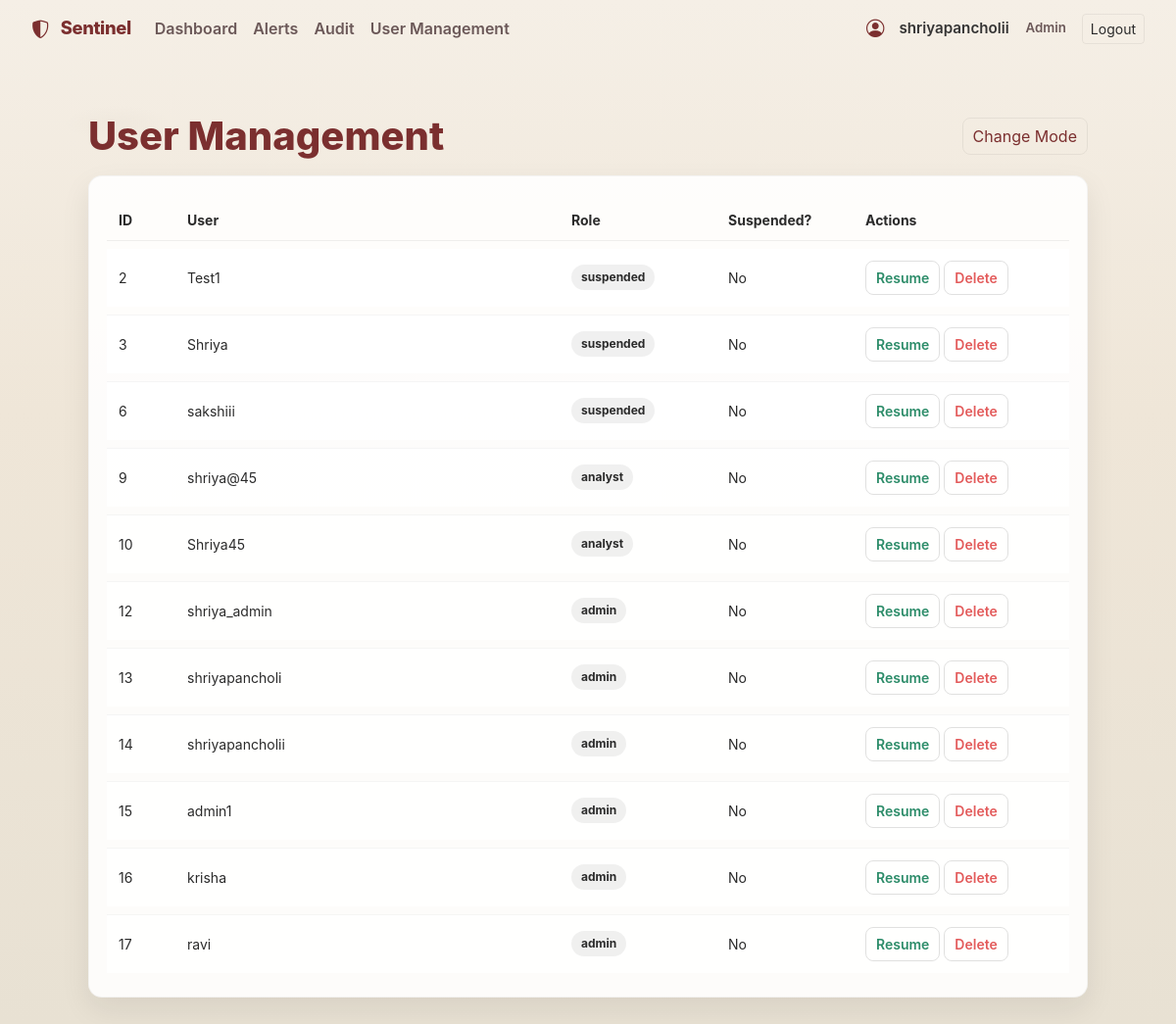
Page /user_management (signed in) on the earlier database version.
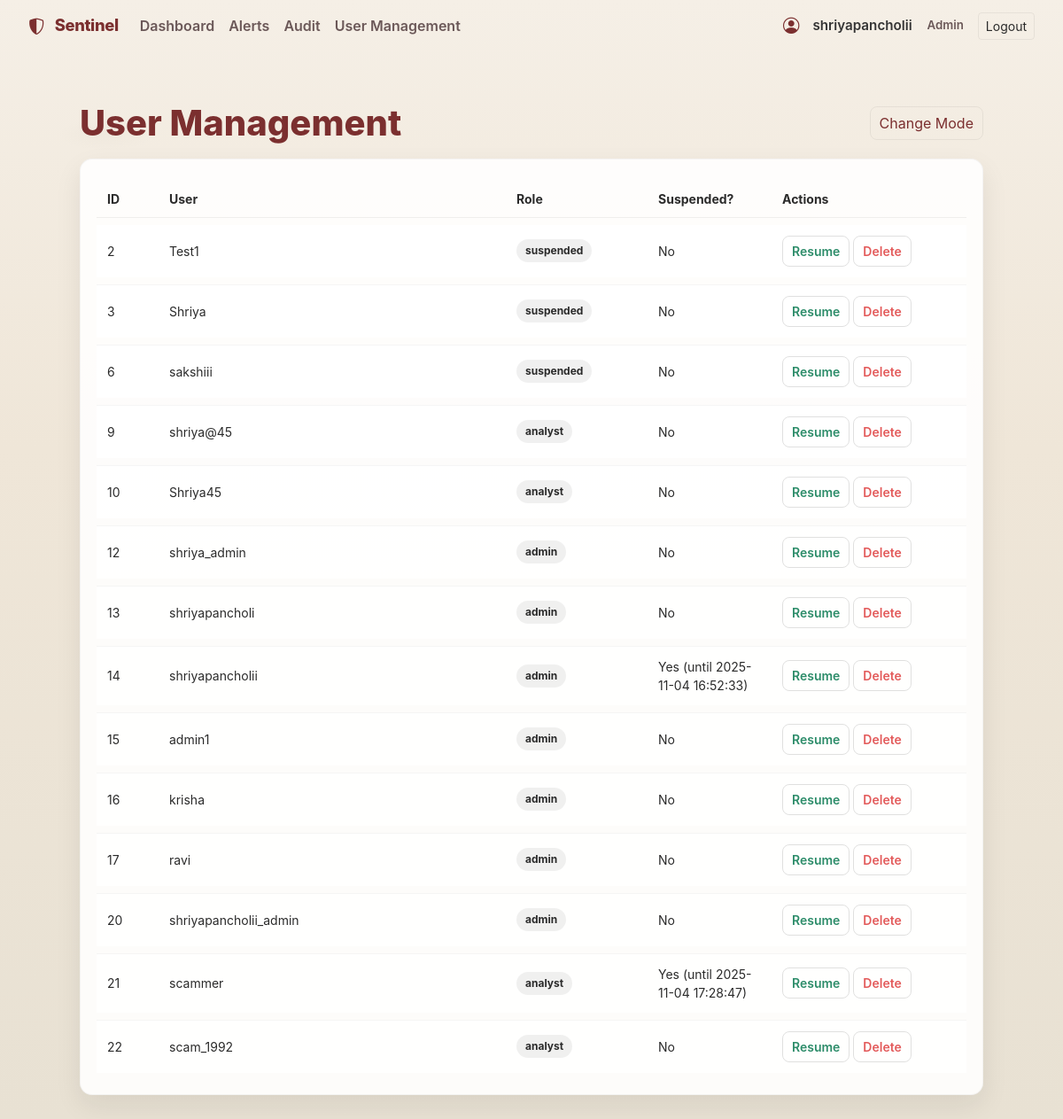
Same page on the later database version.
### tables this page shows
CREATE TABLE users (
  id INTEGER PRIMARY KEY AUTOINCREMENT,
  username TEXT UNIQUE NOT NULL,
  password_hash TEXT NOT NULL,
  role TEXT NOT NULL,
  created_at DATETIME DEFAULT CURRENT_TIMESTAMP
, password TEXT, suspended_until DATETIME);

### app.py (the view)
@app.route('/user_management')
def user_management():
    if not session.get('logged_in'):
        return redirect(url_for('login'))
    if session.get('role') != "admin":
        return "Forbidden: Admins only", 403
    conn = get_db_conn()
    cur = conn.cursor()
    cur.execute("SELECT id, username, role, suspended_until FROM users")
    users = cur.fetchall()
    conn.close()
    return render_template('user_management.html', users=users)

### app.py (called while the page is built)
def get_db_conn():
    conn = sqlite3.connect(DB_PATH)
    conn.row_factory = sqlite3.Row
    return conn

@app.before_request
def enforce_https_in_production():
    USE_HTTPS = os.environ.get("USE_HTTPS", "0").lower() in ("1", "true", "yes")
    if not (FLASK_ENV == "production" and USE_HTTPS):
        return
    proto = request.headers.get('X-Forwarded-Proto', request.scheme)
    if proto != 'https':
        url = request.url.replace("http://", "https://", 1)
        return redirect(url, code=301)

### templates/user_management.html (shortened to what this page needs)
{% extends "base.html" %}
{% block content %}
<div class="container">
  <div class="um-head">
    <h1>User Management</h1>
    <div style="display:flex; gap:8px">
      <button id="theme_toggle_um" class="resume-btn">Change Mode</button>
    </div>
  </div>
  <div class="um-card">
    <table class="um">
      <thead>
        <tr>
          <th style="width:70px">ID</th>
          <th>User</th>
          <th style="width:160px">Role</th>
          <th style="width:140px">Suspended?</th>
          <th style="width:220px">Actions</th>
        </tr>
      </thead>
      <tbody id="um_tbody">
        {% for u in users %}
        <tr>
          <td>{{ u.id }}</td>
          <td>{{ u.username }}</td>
          <td>
            <span class="pill-role">{{ (u.role or 'analyst') }}</span>
          </td>
          <td>
            {% if u.suspended_until %}
              {% set su = u.suspended_until %}
              Yes (until {{ su }})
            {% else %}
              No
            {% endif %}
          </td>
          <td>
            <button class="um-btn resume" data-uid="{{ u.id }}" data-uname="{{ u.username }}">Resume</button>
            <button class="um-btn delete" data-uid="{{ u.id }}" data-uname="{{ u.username }}">Delete</button>
          </td>
        </tr>
        {% endfor %}
      </tbody>
    </table>
  </div>
</div>
{% endblock %}

### templates/base.html (shortened to what this page needs)
<!DOCTYPE html>
<html lang="en">
<head>
    <link href="https://cdn.jsdelivr.net/npm/bootstrap@5.3.2/dist/css/bootstrap.min.css" rel="stylesheet">
    <link rel="stylesheet" href="https://cdn.jsdelivr.net/npm/bootstrap-icons@1.10.5/font/bootstrap-icons.css">
</head>
<body>
{% set hide_nav_endpoints = ['login', 'signup'] %}
{% if request.endpoint not in hide_nav_endpoints %}
<nav class="navbar navbar-expand-lg">
    <div class="container-fluid">
        <a class="navbar-brand" href="{{ url_for('dashboard') }}">
            <i class="bi bi-shield-shaded me-2"></i> Sentinel
        </a>
        <div class="collapse navbar-collapse" id="navbarNav">
            <ul class="navbar-nav me-auto mb-2 mb-lg-0">
                {% if session.get('logged_in') %}
                <li class="nav-item"><a class="nav-link" href="{{ url_for('dashboard') }}">Dashboard</a></li>
                <li class="nav-item"><a class="nav-link" href="{{ url_for('alerts_detail') }}">Alerts</a></li>
                {% if session.get('role') == 'admin' %}
                  <li class="nav-item"><a class="nav-link" href="{{ url_for('audit_log') }}">Audit</a></li>
                {% endif %}
                {% if session.get('role') == 'admin' %}
                <li class="nav-item">
                    <a class="nav-link" href="{{ url_for('user_management') }}">User Management</a>
                </li>
                {% endif %}
                {% endif %}
            </ul>
            <div class="d-flex align-items-center">
                {% if session.get('logged_in') %}
                <div class="user-pill me-3">
                    <i class="bi bi-person-circle" style="font-size:1.15rem"></i>
                    <span style="opacity:.95;margin-left:.35rem">{{ session.get('username','User') }}</span>
                    <small class="muted" style="margin-left:.45rem">{{ session.get('role','analyst')|capitalize }}</small>
                </div>
                <a href="{{ url_for('logout') }}" class="btn btn-sm btn-outline-light">Logout</a>
                {% else %}
                <a href="{{ url_for('login') }}" class="btn btn-sm btn-accent me-2">Login</a>
                <a href="{{ url_for('signup') }}" class="btn btn-sm btn-outline-light">Sign Up</a>
                {% endif %}
            </div>
        </div>
    </div>
</nav>
{% endif %}
<div class="content">
    {% block content %}{% endblock %}
</div>
</body>
</html>

### templates/base.html (style rules this page uses)
:root { --bg-900: #f5efe6; --accent: #7b2f2f; --accent-700: #5a1f1f; --muted: #6b5858; --card-bg: rgba(255,255,255,0.88); --glass: rgba(255,255,255,0.85); --danger: #e35b5b; --warning: #d19b4a; --success: #2c8c69; --text-dark: #2b2b2b; --shadow: 0 12px 30px rgba(24,24,24,0.08); }
html,body { height:100% }
body { margin:0; min-height:100%; font-family:"Inter","Poppins",system-ui,-apple-system,"Segoe UI",Roboto,"Helvetica Neue",Arial; background: radial-gradient(900px 300px at 10% 12%, rgba(180,170,155,0.06), transparent 6%), linear-gradient(180deg, #f5efe6 0%, #efe6d8 40%, #e8e1d3 100%); color: var(--text-dark); -webkit-font-smoothing:antialiased; -moz-osx-font-smoothing:grayscale; padding-bottom:48px; }
.navbar { background: transparent; border-bottom: 0; padding: .6rem 1.25rem; }
.navbar-brand { color: var(--accent) !important; font-weight: 800; letter-spacing:-0.02em; font-size:1.15rem; }
.nav-link { color: var(--muted) !important; padding:.35rem .6rem; transition: color .18s ease, transform .12s ease; font-weight:600; }
.navbar .user-pill { color:var(--text-dark); font-weight:600; font-size:0.95rem; display:inline-flex; gap:.6rem; align-items:center; }
.btn-outline-light { border-color: rgba(0,0,0,0.06); color: var(--text-dark); background: transparent; }
.content { max-width:1100px; margin:28px auto; padding:28px; }
h1, h2, h3 { color: var(--text-dark); margin:0 0 .6rem 0; }
.muted { color: var(--muted); }
.resume-btn { background:transparent; border:1px solid rgba(0,0,0,0.06); color:var(--accent); padding:6px 10px; border-radius:8px; }
.bi { color: var(--accent); vertical-align: -2px; }

### templates/user_management.html (style rules this page uses)
.um-head { display:flex;align-items:center;justify-content:space-between;margin-bottom:16px }
.um-head h1 { margin:0;color:var(--accent);font-weight:800 }
.um-card { background: var(--card-bg); border-radius: 14px; box-shadow: var(--shadow); border: 1px solid rgba(0,0,0,0.04); padding: 16px 18px; }
table.um { width:100%; border-collapse:separate; border-spacing:0 8px; }
table.um thead th { font-weight:700; color:var(--text-dark); font-size:14px; padding:10px 12px; border-bottom:1px solid rgba(0,0,0,0.06); }
table.um tbody tr { background: rgba(255,255,255,0.9); }
table.um tbody td { padding:12px; font-size:14px; border-top:1px solid rgba(0,0,0,0.04); }
table.um tbody tr:first-child td { border-top:none; }
.um-btn { background:transparent; border:1px solid rgba(0,0,0,0.12); padding:6px 10px; border-radius:8px; font-weight:600; }
.um-btn.resume { color: var(--success); }
.um-btn.delete { color: var(--danger); }
.pill-role { display:inline-block; padding:4px 10px; border-radius:999px; font-weight:700; font-size:12px; background: rgba(0,0,0,0.06); color: var(--text-dark); }

Differences in the rows shown:
changed users "shriyapancholii": suspended_until (not shown) → "2025-11-04 16:52:33"; no longer shows "No"
added users: id "20", username "shriyapancholii_admin", role "admin", shows "No"
added users: id "21", username "scammer", role "analyst", suspended_until "2025-11-04 17:28:47"
added users: id "22", username "scam_1992", role "analyst", shows "No"
